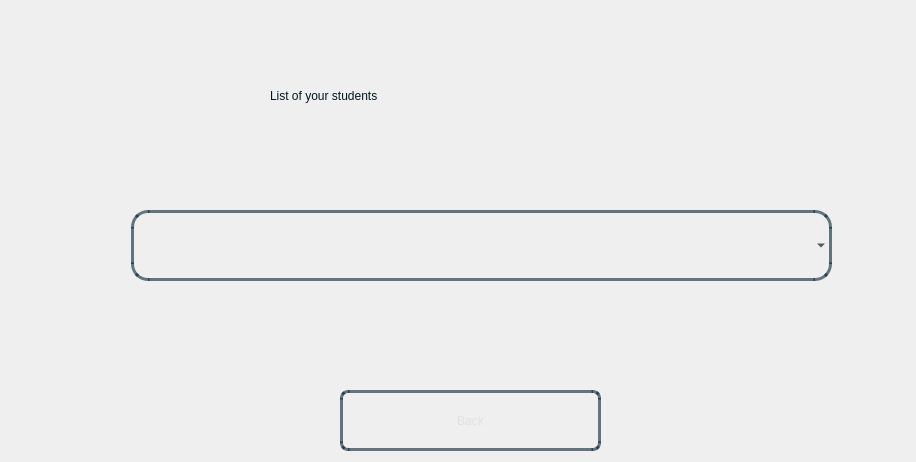
<?xml version="1.0" encoding="UTF-8"?>
<ui version="4.0">
 <class>Dialog</class>
 <widget class="QDialog" name="Dialog">
  <property name="geometry">
   <rect>
    <x>0</x>
    <y>0</y>
    <width>916</width>
    <height>462</height>
   </rect>
  </property>
  <property name="windowTitle">
   <string>Dialog</string>
  </property>
  <widget class="QWidget" name="bgwidget" native="true">
   <property name="geometry">
    <rect>
     <x>0</x>
     <y>0</y>
     <width>911</width>
     <height>461</height>
    </rect>
   </property>
   <property name="styleSheet">
    <string notr="true">QWidget#bgwidget{
background-color:qlineargradient(x1: 1, y1: 1, x2:1, y2: 0.2, stop: 0 rgba(0, 52, 89,140),
stop: 1 rgba(0, 168, 232,190))
}
</string>
   </property>
   <widget class="QLabel" name="label">
    <property name="geometry">
     <rect>
      <x>270</x>
      <y>60</y>
      <width>641</width>
      <height>71</height>
     </rect>
    </property>
    <property name="styleSheet">
     <string notr="true">font: 24pt &quot;Sans Serif Collection&quot;;
color: rgba(0,23,31,255);
</string>
    </property>
    <property name="text">
     <string>List of your students</string>
    </property>
   </widget>
   <widget class="QPushButton" name="backBtn">
    <property name="geometry">
     <rect>
      <x>340</x>
      <y>390</y>
      <width>261</width>
      <height>61</height>
     </rect>
    </property>
    <property name="styleSheet">
     <string notr="true">QPushButton{
border-radius:8px;
border:3px solid rgba(0,30,50,150);
color:rgba(225,225,225,255);
background-color:rgba(0,0,0,0);
font: 22pt &quot;Sans Serif Collection&quot;;
}
.QPushButton:hover
{
   background-color:white;
	color: rgba(0,30,50,150);
}

</string>
    </property>
    <property name="text">
     <string>Back</string>
    </property>
   </widget>
   <widget class="QComboBox" name="students">
    <property name="geometry">
     <rect>
      <x>131</x>
      <y>210</y>
      <width>701</width>
      <height>71</height>
     </rect>
    </property>
    <property name="mouseTracking">
     <bool>false</bool>
    </property>
    <property name="focusPolicy">
     <enum>Qt::WheelFocus</enum>
    </property>
    <property name="styleSheet">
     <string notr="true">.QComboBox{
border-radius:17px;
background-color:rgba(0,0,0,0);
border:3px solid rgba(0,30,50,150);
font: 18pt &quot;Sans Serif Collection&quot;;
padding:18px;
padding-top:12px;
}

.QComboBox:focus{
color:rgba(0,30,50,150);
}
</string>
    </property>
   </widget>
  </widget>
 </widget>
 <resources/>
 <connections/>
</ui>
